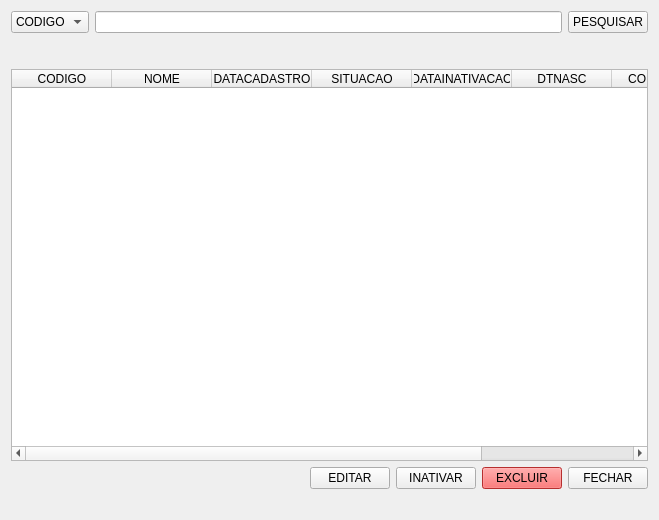
<?xml version="1.0" encoding="UTF-8"?>
<ui version="4.0">
 <class>Form</class>
 <widget class="QWidget" name="Form">
  <property name="geometry">
   <rect>
    <x>0</x>
    <y>0</y>
    <width>659</width>
    <height>520</height>
   </rect>
  </property>
  <property name="windowTitle">
   <string>Form</string>
  </property>
  <layout class="QVBoxLayout" name="verticalLayout">
   <item>
    <layout class="QHBoxLayout" name="horizontalLayout">
     <property name="bottomMargin">
      <number>30</number>
     </property>
     <item>
      <widget class="QComboBox" name="pesquisa_cbbox">
       <item>
        <property name="text">
         <string>CODIGO</string>
        </property>
       </item>
       <item>
        <property name="text">
         <string>NOME</string>
        </property>
       </item>
      </widget>
     </item>
     <item>
      <widget class="QLineEdit" name="textopesquisa_lnedit"/>
     </item>
     <item>
      <widget class="QPushButton" name="pesquisar_btt">
       <property name="text">
        <string>PESQUISAR</string>
       </property>
      </widget>
     </item>
    </layout>
   </item>
   <item>
    <widget class="QTableWidget" name="tableWidget">
     <column>
      <property name="text">
       <string>CODIGO</string>
      </property>
     </column>
     <column>
      <property name="text">
       <string>NOME</string>
      </property>
     </column>
     <column>
      <property name="text">
       <string>DATACADASTRO</string>
      </property>
     </column>
     <column>
      <property name="text">
       <string>SITUACAO</string>
      </property>
     </column>
     <column>
      <property name="text">
       <string>DATAINATIVACAO</string>
      </property>
     </column>
     <column>
      <property name="text">
       <string>DTNASC</string>
      </property>
     </column>
     <column>
      <property name="text">
       <string>CODSETOR</string>
      </property>
     </column>
     <column>
      <property name="text">
       <string>SETOR</string>
      </property>
     </column>
    </widget>
   </item>
   <item>
    <layout class="QHBoxLayout" name="horizontalLayout_2">
     <property name="bottomMargin">
      <number>20</number>
     </property>
     <item>
      <spacer name="espaco_hor">
       <property name="orientation">
        <enum>Qt::Horizontal</enum>
       </property>
       <property name="sizeHint" stdset="0">
        <size>
         <width>40</width>
         <height>20</height>
        </size>
       </property>
      </spacer>
     </item>
     <item>
      <widget class="QPushButton" name="editar_btt">
       <property name="text">
        <string>EDITAR</string>
       </property>
      </widget>
     </item>
     <item>
      <widget class="QPushButton" name="inativar_btt">
       <property name="text">
        <string>INATIVAR</string>
       </property>
      </widget>
     </item>
     <item>
      <widget class="QPushButton" name="excluir_btt">
       <property name="styleSheet">
        <string notr="true">background-color: rgb(255, 66, 66);</string>
       </property>
       <property name="text">
        <string>EXCLUIR</string>
       </property>
      </widget>
     </item>
     <item>
      <widget class="QPushButton" name="fechar_btt">
       <property name="text">
        <string>FECHAR</string>
       </property>
      </widget>
     </item>
    </layout>
   </item>
  </layout>
 </widget>
 <tabstops>
  <tabstop>pesquisa_cbbox</tabstop>
  <tabstop>textopesquisa_lnedit</tabstop>
  <tabstop>pesquisar_btt</tabstop>
  <tabstop>tableWidget</tabstop>
  <tabstop>editar_btt</tabstop>
  <tabstop>excluir_btt</tabstop>
  <tabstop>fechar_btt</tabstop>
 </tabstops>
 <resources/>
 <connections/>
</ui>
